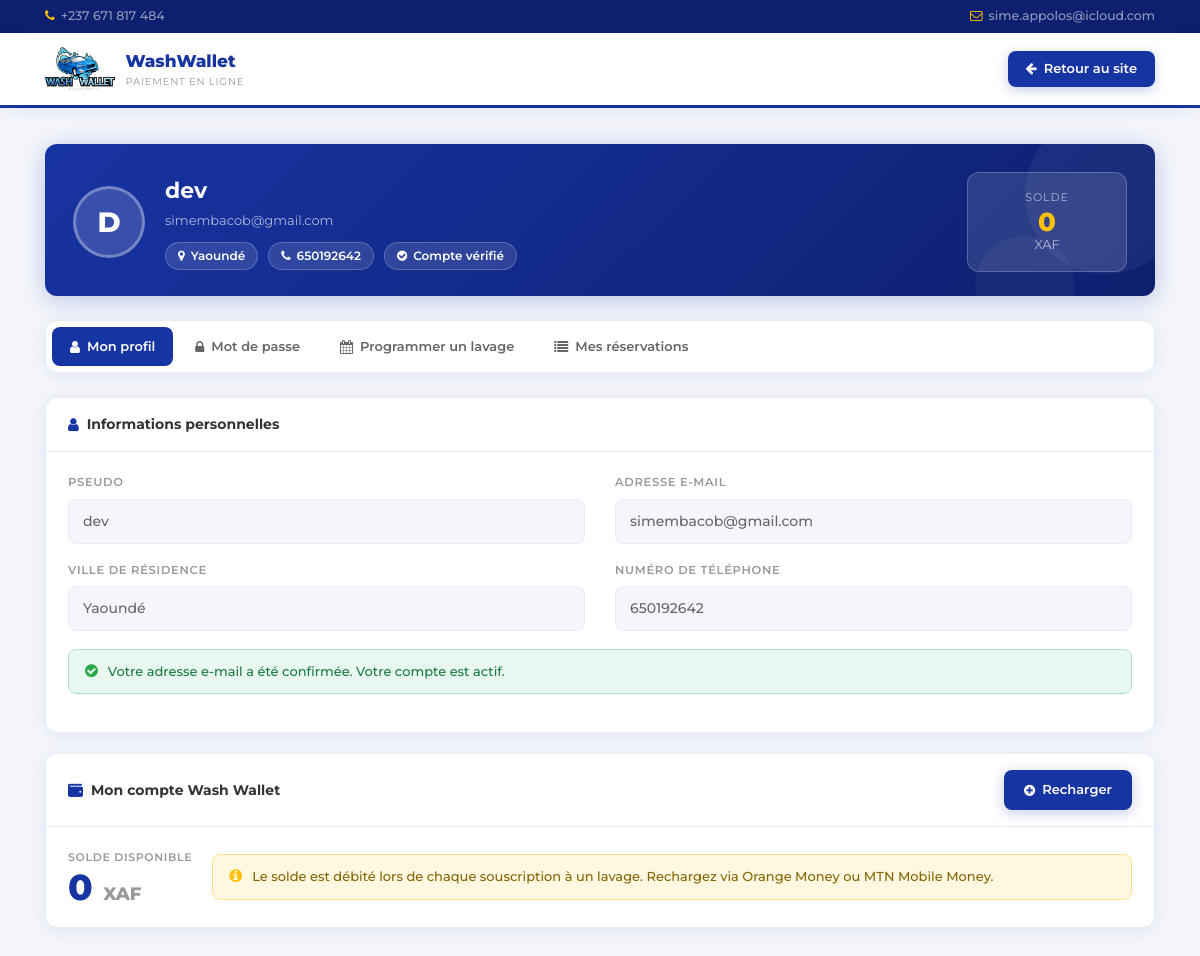
Page /emailApp/profil (signed in) on the earlier database version.
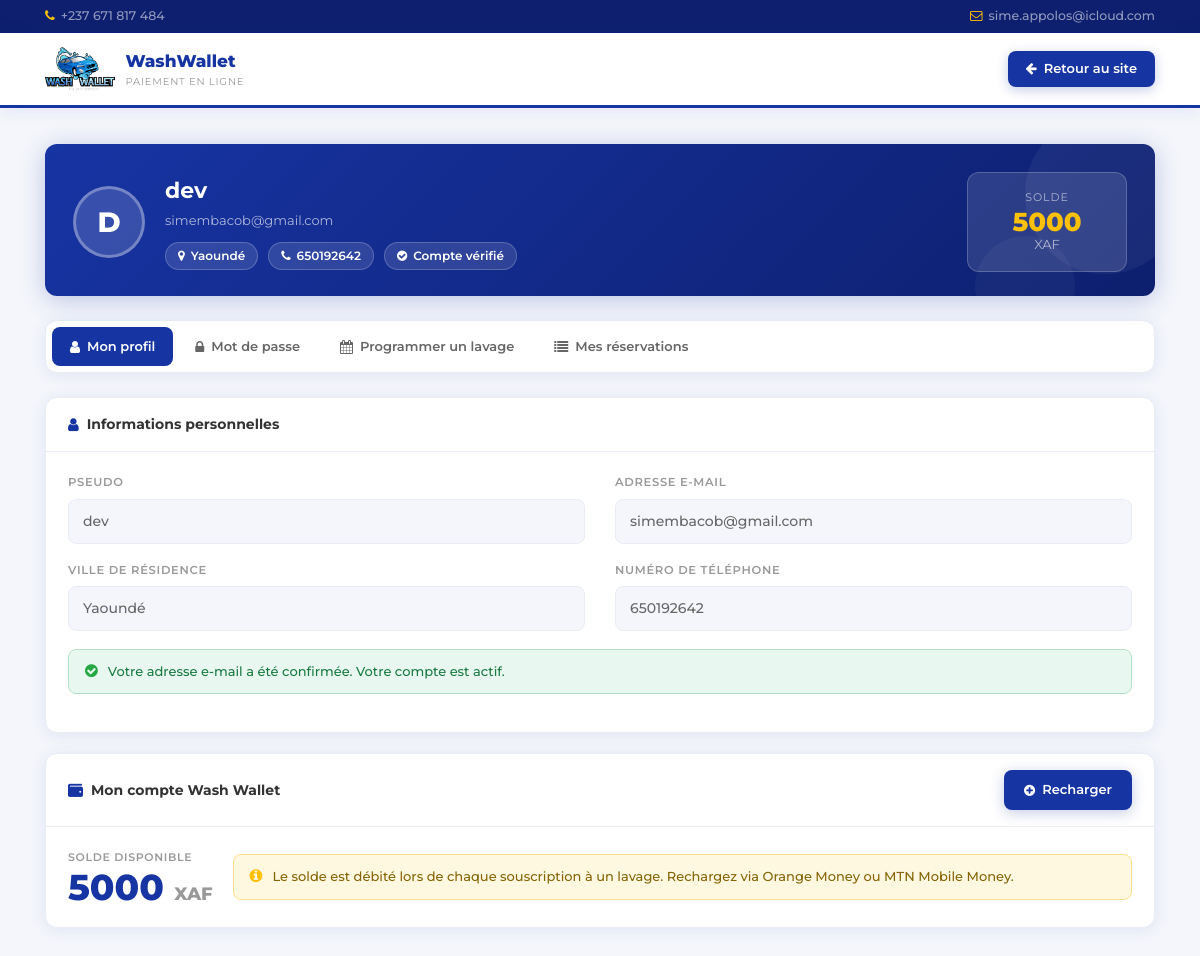
Same page on the later database version.
### emailApp/models.py (models this page shows, shortened)
class Utilisateur(AbstractBaseUser):
    email = models.EmailField(verbose_name='adresse email', max_length=255, unique=True)
    pseudo = models.CharField(max_length=50, unique=True)
    numero_telephone = models.CharField(max_length=15, unique=True)
    ville_residence = models.CharField(max_length=100)
    is_admin = models.BooleanField(default=False)
    is_active = models.BooleanField(default=False)  # Le compte n'est pas actif par défaut
    account_activation_token = account_activation_token
    objects = UtilisateurManager()
    USERNAME_FIELD = 'email'
    REQUIRED_FIELDS = ['pseudo', 'numero_telephone', 'ville_residence']

class Compte(models.Model):
    numero_compte = models.CharField(max_length=255, unique=True, default=uuid.uuid4, editable=False, primary_key=True)
    solde = models.DecimalField(max_digits=10, decimal_places=2)
    utilisateur = models.ForeignKey('Utilisateur', on_delete=models.CASCADE)

### emailApp/views.py (the view)
# urls.py: path('profil', views.profil, name='profil'),
def profil(request):
    from django.utils import timezone
    import datetime as dt
    user = request.user
    try:
        compte = Compte.objects.get(utilisateur=user)
        solde = compte.solde
    except Compte.DoesNotExist:
        compte = Compte.objects.create(utilisateur=user, solde=0)
        solde = 0
    today = timezone.now().date()
    max_date = today + dt.timedelta(days=30)
    return render(request, 'profil.html', {
        'solde':    solde,
        'today':    today.strftime('%Y-%m-%d'),
        'max_date': max_date.strftime('%Y-%m-%d'),
    })

### templates/profil.html (shortened to what this page needs)
{% extends "base.html" %}
{% load static %}
{% block link %}
<link href="{% static 'assets/stylesheets/bootstrap.min.css' %}" rel="stylesheet">
<link rel="stylesheet" href="https://cdnjs.cloudflare.com/ajax/libs/font-awesome/4.7.0/css/font-awesome.min.css">
{% endblock %}
{% block header %}
<div class="ww-topbar-profil">
    <div class="container">
        <div class="tp-inner">
            <div class="tp-item"><i class="fa fa-phone"></i><span>+237 671 817 484</span></div>
            <div class="tp-item"><i class="fa fa-envelope-o"></i><span>sime.appolos@icloud.com</span></div>
        </div>
    </div>
</div>
<nav class="ww-navbar-profil">
    <div class="container">
        <div class="nav-inner">
            <a href="{% url 'vitrine' %}" class="brand">
                <img src="{% static 'assets/images/logo.png' %}" alt="Wash Wallet">
                <div>
                    <div class="brand-name">WashWallet</div>
                    <div class="brand-sub">Paiement en ligne</div>
                </div>
            </a>
            <a href="{% url 'vitrine' %}" class="ww-back-btn">
                <i class="fa fa-arrow-left"></i> Retour au site
            </a>
        </div>
    </div>
</nav>
{% endblock %}
{% block content %}
<div class="profil-page">
    <div class="container">
        <div class="user-hero">
            <div class="user-avatar-big" id="heroAvatar">{{ user.pseudo|first|upper }}</div>
            <div class="user-hero-info">
                <div class="user-hero-name">{{ user.pseudo }}</div>
                <div class="user-hero-email">{{ user.email }}</div>
                <div class="user-hero-badges">
                    <div class="hero-badge"><i class="fa fa-map-marker"></i> {{ user.ville_residence }}</div>
                    <div class="hero-badge"><i class="fa fa-phone"></i> {{ user.numero_telephone }}</div>
                    <div class="hero-badge"><i class="fa fa-check-circle"></i> Compte vérifié</div>
                </div>
            </div>
            <div class="solde-hero">
                <div class="solde-hero-label">Solde</div>
                <div class="solde-hero-value">{{ solde|floatformat:0 }}</div>
                <div class="solde-hero-unit">XAF</div>
            </div>
        </div>
        <div class="ww-tabs">
            <button class="ww-tab-btn active" data-tab="tab-general">
                <i class="fa fa-user"></i> Mon profil
            </button>
            <button class="ww-tab-btn" data-tab="tab-password">
                <i class="fa fa-lock"></i> Mot de passe
            </button>
            <button class="ww-tab-btn" data-tab="tab-reservation">
                <i class="fa fa-calendar"></i> Programmer un lavage
            </button>
            <button class="ww-tab-btn" data-tab="tab-mes-reservations">
                <i class="fa fa-list"></i> Mes réservations
            </button>
        </div>
        <div class="ww-pane active" id="tab-general">
            <div class="ww-card">
                <div class="ww-card-head">
                    <div class="ww-card-title"><i class="fa fa-user"></i> Informations personnelles</div>
                </div>
                <div class="ww-card-body">
                    <div class="row">
                        <div class="col-md-6">
                            <div class="ww-form-group">
                                <label class="ww-form-label">Pseudo</label>
                                <input class="ww-input" type="text" value="{{ user.pseudo }}" readonly>
                            </div>
                        </div>
                        <div class="col-md-6">
                            <div class="ww-form-group">
                                <label class="ww-form-label">Adresse e-mail</label>
                                <input class="ww-input" type="text" value="{{ user.email }}" readonly>
                            </div>
                        </div>
                        <div class="col-md-6">
                            <div class="ww-form-group">
                                <label class="ww-form-label">Ville de résidence</label>
                                <input class="ww-input" type="text" value="{{ user.ville_residence }}" readonly>
                            </div>
                        </div>
                        <div class="col-md-6">
                            <div class="ww-form-group">
                                <label class="ww-form-label">Numéro de téléphone</label>
                                <input class="ww-input" type="text" value="{{ user.numero_telephone }}" readonly>
                            </div>
                        </div>
                    </div>
                    <div class="ww-alert ww-alert-success">
                        <i class="fa fa-check-circle"></i>
                        <span>Votre adresse e-mail a été confirmée. Votre compte est actif.</span>
                    </div>
                </div>
            </div>
            <div class="ww-card">
                <div class="ww-card-head">
                    <div class="ww-card-title"><i class="fa fa-wallet"></i> Mon compte Wash Wallet</div>
                    <button class="ww-btn ww-btn-primary" data-toggle="modal" data-target="#rechargeModal">
                        <i class="fa fa-plus-circle"></i> Recharger
                    </button>
                </div>
                <div class="ww-card-body">
                    <div style="display:flex; align-items:center; gap:20px; flex-wrap:wrap;">
                        <div>
                            <div style="font-size:11px; font-weight:600; color:var(--text-3); text-transform:uppercase; letter-spacing:0.06em; margin-bottom:4px;">Solde disponible</div>
                            <div style="font-size:36px; font-weight:800; color:var(--primary); line-height:1;">
                                {{ solde|floatformat:0 }} <span style="font-size:18px; color:var(--text-3);">XAF</span>
                            </div>
                        </div>
                        <div style="flex:1; min-width:220px;">
                            <div class="ww-alert ww-alert-warning" style="margin-bottom:0;">
                                <i class="fa fa-info-circle"></i>
                                <span>Le solde est débité lors de chaque souscription à un lavage. Rechargez via Orange Money ou MTN Mobile Money.</span>
                            </div>
                        </div>
                    </div>
                </div>
            </div>
        </div>
    </div>
</div>
{% endblock %}

### templates/base.html (shortened to what this page needs)
<!DOCTYPE html>
<html lang="fr">
<head>
    <link rel="stylesheet" href="https://cdnjs.cloudflare.com/ajax/libs/font-awesome/6.4.2/css/all.min.css">
    {% block link %}{% endblock %}
</head>
<body>
        {% block header %}{% endblock %}
    <main>
        {% block content %}{% endblock %}
    </main>
</body>
</html>

Differences in the rows shown:
changed Compte: solde "0" → "5000"
